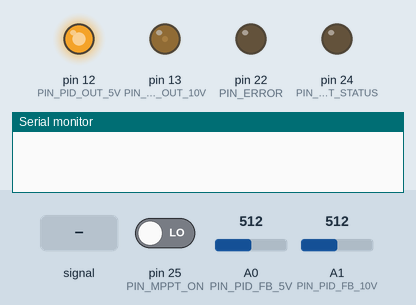
The program below on a simulated Arduino Mega 2560, built with avr-gcc and run on an emulated ATmega2560. Parts: output pins drawn as LEDs (lit = HIGH), the last lines printed to the serial monitor. Inputs (shaded band) come from the test bench; at power-on: pin 25 (PIN_MPPT_ON) LOW, A0 (PIN_PID_FB_5V) = 512, A1 (PIN_PID_FB_10V) = 512.

Above: at 1.2 s.
1.3 s: A1 (PIN_PID_FB_10V) fed a 200 Hz sine of ±81 counts around its level
4.3 s: pin 25 (PIN_MPPT_ON) driven HIGH
At 4.9 s:
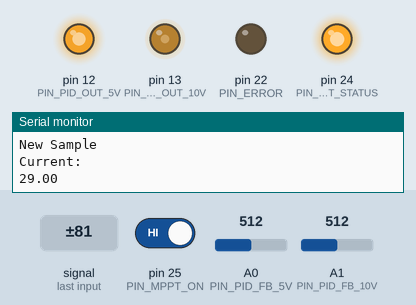
7.3 s: A0 (PIN_PID_FB_5V) set to 306
At 8.2 s:
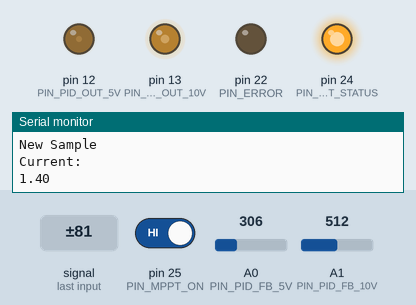
10.3 s: A0 (PIN_PID_FB_5V) fed a 1000 Hz sine of ±255 counts around its level
13.3 s: A0 (PIN_PID_FB_5V) fed a 200 Hz sine of ±81 counts around its level
16.3 s: pin 25 (PIN_MPPT_ON) driven LOW
At 16.74 s:
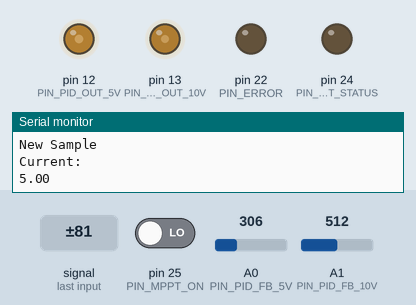
Timing chart, 0 to 18.0 s (numbered marks = the images above; inputs shaded):
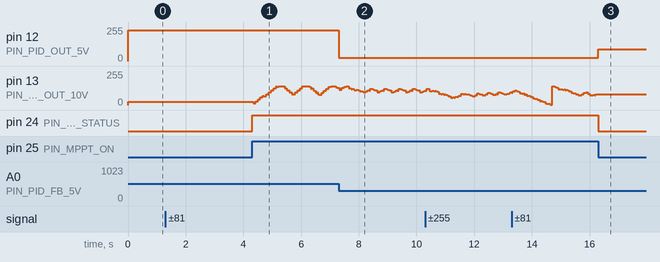

The program:

main.cpp
```cpp
#include <Arduino.h>

#include <stdint.h>
#include <stdbool.h>

#include "Algorithms.h"
#include "ADC.h"
#include "Error.h"
#include "PWM.h"

// Specify execution mode here
#include "Mode.h"

// Pin definitions

// Analog input ports should be Port F
// Have available PF0-PF3 (should be enough - 4 input channels)


// Constant system parameters
static bool mppt_on;

// Globals

// We know at compile time what this looks like so we can just
// hard code these structures as global variables without requiring dynamic memory allocation
// They must be global otherwise they will become unavailable in any function calls

// Instantiate PID controller structures
static struct pid_controller controller_5v;
static struct pid_controller controller_10v;

// MPPT structures
static struct mppt_controller controller_mppt;
static struct mppt_wrapper controller_mppt_wrapper = {
  .current_set = false,
  .current = 0,
  .controller = &controller_mppt
};

// The sequential handlers
void (*handlers[2])(uint8_t, void *) = {
  pid_update, // 5V
  pid_update, // 10V
  // dummy_update, // Pad
  //mppt_wrapper,
  //mppt_wrapper
};

void *handler_args[2] = {
  (void *)&controller_5v,
  (void *)&controller_10v,
  // (void *)&controller_mppt_wrapper,
};

// ADC ports
uint8_t handler_ports[2] = {
  MUX_FB_5V,
  MUX_FB_10V,
  // MUX_MPPT_VOLTAGE,
};

static struct handlers global_handler = {
  .n_handlers = 2,
  .handler_in_ports = handler_ports,
  .handlers = handlers,
  .handler_args = handler_args,
};

// Only other required global
void mode_enable_mppt() {
  // global_handler.n_handlers = 2;
  handlers[1] = mppt_wrapper;
  handler_args[1] = (void *)&controller_mppt_wrapper;
  controller_5v.pwm_max = 0.9;
  // handler_ports[1] = MUX_MPPT_CURRENT;

  // handlers[2] = mppt_wrapper;

  digitalWrite(PIN_MPPT_STATUS, HIGH);
}

void mode_disable_mppt() {
  // global_handler.n_handlers = 2;
  handlers[1] = pid_update;
  handler_args[1] = (void *)&controller_10v;
  controller_5v.pwm_max = LIM_PID_OUT_MAX;
  // handler_ports[1] = MUX_FB_10V;

  // handlers[2] = dummy_update;

  digitalWrite(PIN_MPPT_STATUS, LOW);
}

// Implement little switchy thing

#if defined PRODUCTION || defined DEBUG_PWM
void setup() {
  // Set up global structs here
  pinMode(PIN_MPPT_ON, INPUT);
  pinMode(PIN_MPPT_STATUS, OUTPUT);
  mppt_on = false;

  init_error(PIN_ERROR);

  Serial.begin(115200);

// These are backwards
  pid_setup(&controller_10v, PIN_PID_OUT_10V, 2.5);
  pid_setup(&controller_5v, PIN_PID_OUT_5V, 2.5);

  // 5V setup
  controller_5v.Kd = PID_5_KD;
  controller_5v.Kp = PID_5_KP;
  controller_5v.Ki = PID_5_KI;

  controller_5v.pwm_max = LIM_PID_OUT_MAX;
  controller_10v.pwm_max = LIM_PID_OUT_MAX;

  // 5V uses a gate driver
  controller_5v.invert_pwm = true;

  // 10V also uses a gate driver but only on one MOSFET
  controller_10v.invert_pwm = false;
  controller_10v.write_pin_inverted = PIN_PID_OUT_10V_INVERTED;

  // 10V setup
  controller_10v.Kd = PID_10_KD;
  controller_10v.Kp = PID_10_KP;
  controller_10v.Ki = PID_10_KI;

  mppt_setup(&controller_mppt, PIN_PID_OUT_10V);

  pwm_set_speed();
  adc_setup(&global_handler, PIN_ADC_INTTERUPT_FLAG);

  // Program starts here
  adc_begin();
}

void loop() {
  if (check_fault()) {
    // Kill all execution
    // Disable all PWM output
    // Turn off machine
    // Cry
    // Set everything to 1
    pwm_write(PIN_PID_OUT_10V, 0); // Unsure abt true or false
    pwm_write(PIN_PID_OUT_5V, 0);
    while (1) {
      Serial.println("Fault encountered! Terminated program");
      delay(10000);
    }
  }

  // Probe for changes on switch pin
  if (digitalRead(PIN_MPPT_ON)) {
    if (!mppt_on) {
      mppt_on = true;
      mode_enable_mppt();
    }
  } else {
    if (mppt_on) {
      mppt_on = false;
      mode_disable_mppt();
    }
  }
}

#endif

#ifdef DEBUG_ADC

void setup() {
  init_error(PIN_ERROR);
  adc_setup(&global_handler, PIN_ADC_INTTERUPT_FLAG);

  Serial.begin(115200);

  adc_begin();

}

void loop() {
  // Wow
  digitalWrite(PIN_ERROR, HIGH);
  delay(1000);

  digitalWrite(PIN_ERROR, LOW);
  delay(1000);
}

#endif

#ifdef DEBUG_ADC_SAMPLE_RATE

void setup() {
  init_error(PIN_ERROR);

  // Do not actually sample - use dummy handlers
  global_handler.handlers[0] = dummy_update;
  global_handler.handlers[1] = dummy_update;
  global_handler.handlers[2] = dummy_update;

  adc_setup(&global_handler, PIN_ADC_INTTERUPT_FLAG);

  adc_begin();

  //Serial.begin(115200);
}

void loop() {
  // Ensure something is happening here to simulate a load to deal with at the same time
  digitalWrite(PIN_ERROR, HIGH);
  delay(1000);

  // Serial.write(ADCSRA);

  digitalWrite(PIN_ERROR, LOW);
  delay(1000);
}

#endif
```

ADC.h
```cpp
// ADC.h
//
// Non-blocking implementations of ADC operations
//
// Created 12/4/24

#ifndef ADC_H
#define ADC_H

#include <stdint.h>

// Macro to convert ADC output to float in standard (5V reference) case
#define ADC_CONVERT(x) ((float)x * 5.0) / 255.0

#define ADC_PERIOD 39.0e-6

// Structure for directing ADC results
struct handlers {
    uint8_t n_handlers;
    uint8_t *handler_in_ports; // one in port per handler call
    void (**handlers)(uint8_t, void *);
    void **handler_args;
};

void adc_setup(struct handlers *h, uint8_t interrupt_triggered_flag);

void adc_begin();

void adc_stop();

#endif
```

Algorithms.h
```cpp
// Algorithms.h
//
// Declarations of algorithms to be implemented
//
// DP Elective
// Created 9/4/2024

#ifndef ALGORITHMS_H
#define ALGORITHMS_H

#include <stdint.h>
#include "Mode.h"


// Hugo fill in one day probably
struct pid_controller {
    uint8_t write_pin;
    uint8_t write_pin_inverted;

    float reference;

    float Kp;
    float Ki;
    float Kd;

    float last_error;
    float last_integral;
    float last_derivative;

    // Time constant of differentiator LPF
    float filter_tau;

    // Invert PWM output - true if we needed a gate driver
    bool invert_pwm;

    float pwm_max;
};

// Riley fill in
struct mppt_controller {
    uint8_t write_pin;

    // Current Measurements
    float curr;
    float prev_curr;

    // Voltage Measurements
    float volt;
    float prev_volt;

    // Step Size Scaler
    float step_scale;

    // Previous PWM Value
    uint8_t PWM_curr;
    uint8_t PWM_prev;

    // Invert PWM Output
    bool invert_pwm;
};

// Internals
struct mppt_wrapper {
    bool current_set;
    uint8_t current;

    struct mppt_controller *controller;
};

// Dodgy casts - pass to interrupt handlers
void pid_update(uint8_t sample, void *pid);
void pid_setup(struct pid_controller *pid, uint8_t pin_out, float reference);

// For Riley to fill in
void mppt_update(uint8_t sample_voltage, struct mppt_controller *mppt);
void mppt_setup(struct mppt_controller *mppt, uint8_t pin_out);

// To not break the handler calling system
void mppt_wrapper(uint8_t sample, void *mppt_wrapper);

// NOP to avoid speeding up controllers when not in MPPT mode

void dummy_update(uint8_t sample, void *null_ptr);

#endif
```

Error.h
```cpp
// Error.h
//
// Common code to signal that something bad has happened
//
// Created 14/4/24

#ifndef ERROR_H
#define ERROR_H

#include "ADC.h"
#include <stdbool.h>
#include <stdint.h>

// Display signal to user that fault has occured
// Also set fault flag
void signal_fault();

// Return value of fault flag
bool check_fault();

// Initialises the error handling system
void init_error(uint8_t pin);

#endif
```

Mode.h
```cpp
#ifndef MODE_H
#define MODE_H

#define PRODUCTION
// #define DEBUG_ADC
// #define DEBUG_ADC_SAMPLE_RATE
// #define DEBUG_PWM

// Controller gains!!
#define PID_5_KP 0.9
#define PID_5_KI 2.5
#define PID_5_KD 0.01

#define PID_10_KP 0.9
#define PID_10_KI 2.5
#define PID_10_KD 0.01

// Experimentally calibrated (or educatedly guessed) integrator anti-windup
// Currently just random numbers
#define LIM_PID_INTEGRATOR_MIN 0.0
#define LIM_PID_INTEGRATOR_MAX 1.0

// PID output saturation duty cycle
#define LIM_PID_OUT_MIN 0.1
#define LIM_PID_OUT_MAX 0.65

// Max voltage at any point in converter
// Note that this will be different for the different
// PIDs because they have different voltage dividers
// Nevermind - just going to use saturation of the ADC as sign of bad
#define LIM_OVERVOLTAGE 4.9

// And every constant we use too why not
#define PIN_ERROR 22 // PA0
#define PIN_PID_OUT_5V 12 // PB6
#define PIN_PID_OUT_10V 13 // PB7
#define PIN_PID_OUT_10V_INVERTED 11 // PB5

#define PIN_PID_FB_5V 54 // PF0 (A0)
#define PIN_PID_FB_10V 55 // PF1 (A1)
#define PIN_MPPT_CURRENT 56 // PF2
#define PIN_MPPT_VOLTAGE 57 // PF3

// Analog inputs need MUX flags not pins
// Which are not the same
// Pretty similar actually but yeah
#define MUX_FB_5V 0
#define MUX_FB_10V 1
#define MUX_MPPT_CURRENT 2
#define MUX_MPPT_VOLTAGE 3

#define PIN_MPPT_OUT 13 // PB7
#define PIN_ADC_INTTERUPT_FLAG 23 // PA1

#define PIN_MPPT_ON 25
#define PIN_MPPT_FLAG 26
#define PIN_MPPT_STATUS 24

#endif
```

PWM.h
```cpp
// PWM.h
//
// PWM output
//
// Will probably end up just being analogWrite but just in case
//
// Created 14/4/24

#ifndef PWM_H
#define PWM_H

#define DAC_CONVERT(x) (uint8_t)(x * 256.0)

#include <stdint.h>
#include <stdbool.h>

void pwm_set_speed();

void pwm_write(uint8_t pin, uint8_t pwm, bool inverting = false);

#endif
```

PID.cpp
```cpp
// PID.cpp
//
// PID implementation
//
// Created 10/4/24

#include <Arduino.h>
#include <stdint.h>

#include "Algorithms.h"
#include "ADC.h"
#include "PWM.h"
#include "Error.h"
#include "Mode.h"

static int counter;

#ifdef PRODUCTION
void pid_update(uint8_t sample, void *pid) {
    // Dodgy ignore lol
    struct pid_controller *p = (struct pid_controller *)pid;

    // Convert sample to float
    float meas = ADC_CONVERT(sample);

    // 1: protection
    // Use the byte sample so floating point errors can't mess with this
    /*if (sample == 255) {
        // Guarantee that this pin is disabled then signal fault so hopefully main can kill everything
        pwm_write(p->write_pin, 0);
        signal_fault();
        return;
    }*/

    // Error
    float error = p->reference - meas;

    // Product
    float product = p->Kp * error;

    // Integral
    float integral = p->last_integral + 0.5 * p->Ki * ADC_PERIOD * (error + p->last_error);

    // Clamp at limits
    if (integral > LIM_PID_INTEGRATOR_MAX) {
        integral = LIM_PID_INTEGRATOR_MAX;
    } else if (integral < LIM_PID_INTEGRATOR_MIN) {
        integral = LIM_PID_INTEGRATOR_MIN;
    }

    // Differentiator
    float derivative = 2 * p->Kd / (2 * p->filter_tau + ADC_PERIOD) * (error - p->last_error) \
            + (2 * p->filter_tau - ADC_PERIOD) / (2 * p->filter_tau + ADC_PERIOD) * p->last_derivative;
    // float derivative = 0;
    // Result and clamp
    float result = product + integral + derivative;

    if (result > p->pwm_max) {
        result = p->pwm_max;
    } else if (result < LIM_PID_OUT_MIN) {
        result = LIM_PID_OUT_MIN;
    }

    // Update entries
    p->last_derivative = derivative;
    p->last_error = error;
    p->last_integral = integral;
    counter++;
    if (counter == 8000) {
        Serial.println("Reference: ");
        Serial.println(p->reference);
        Serial.println("Measaurement: ");
        Serial.println(meas);
        Serial.println("Error:");
        Serial.println(error);
        Serial.println("Output:");
        Serial.println(result);
        Serial.println("PWM:");
        if (p->invert_pwm) {
            Serial.println(255 - DAC_CONVERT(result));
        } else {
            Serial.println(DAC_CONVERT(result));
        }
        Serial.println("Product: ");
        Serial.println(product);
        Serial.println("Integral: ");
        Serial.println(integral);
        Serial.println("Derivative: ");
        Serial.println(derivative);
        counter = 1;
    }

    // If inverted -
    // if (p->write_pin_inverted != 0 && p->invert_pwm) {
    //     pwm_write(p->write_pin_inverted, DAC_CONVERT(result), true);
    // }

    // Serial.print(result);

    pwm_write(p->write_pin, DAC_CONVERT(result), p->invert_pwm);
}

#endif // PRODUCTION

void pid_setup(struct pid_controller *pid, uint8_t pin_out, float reference) {
    pid->filter_tau = 0.2;
    pid->Kd = 0;
    pid->Kp = 0;
    pid->Ki = 0;
    pid->last_derivative = 0;
    pid->last_error = 0;
    pid->last_integral = 0;
    pid->reference = reference;
    pid->write_pin = pin_out;
    pid->write_pin_inverted = 0;
    pid->invert_pwm = false;

    counter = 0;
}


#ifdef DEBUG_PWM

void pid_update(uint8_t sample, void *pid) {
    struct pid_controller *p = (struct pid_controller *)pid;

    pwm_write(p->write_pin, sample);
}

#endif

// Put this here because why not
void dummy_update(uint8_t sample, void *null_ptr) {

}
```

adc.cpp
```cpp
// adc.cpp
//
// ADC Beautiful beautiful stuff
//
// CREATED ON THE 12th OF APRIL 2024 BY HOOOOGO

#include <Arduino.h>
#include <stdint.h>
#include <stdbool.h>

#include <ADC.h>
#include "Mode.h"

static struct handlers *handlers;
static uint8_t handler_counter;
static uint8_t interrupt_flag_pin;
static bool interrupt_flag_on;

#define MUX_MASK 0x3

ISR(ADC_vect) {
    // Store status register (to avoid breaking concurrent arithmetric if there was any)
    uint8_t curr_sreg = SREG;
    // delay(200000);
    digitalWrite(interrupt_flag_pin, !interrupt_flag_on);
    interrupt_flag_on = !interrupt_flag_on;

#if defined PRODUCTION || defined DEBUG_PWM
    // Start next acquisition - now have limited time to do remaining operations before next trigger

    // At this point - can reenable interrupts and check for interrupt collisions
    // Or could just assume this won't happen. With fast enough code it definitely won't happen
    // and I think the window is very large so all good.

    // Extract data
    uint8_t adc_result = ADCH;

    // Configure ADC mux to point to next port
    uint8_t next_handler_index = (handler_counter == handlers->n_handlers - 1) ? 0 : handler_counter + 1;
    uint8_t new_mux = handlers->handler_in_ports[next_handler_index];
    ADMUX = (ADMUX & ~MUX_MASK) | new_mux;


    // Now divert to handler
    handlers->handlers[handler_counter](adc_result, handlers->handler_args[handler_counter]);

    // Increment handler "program counter"
    handler_counter = next_handler_index;

    ADCSRA |= 1 << ADSC;
#endif // PRODUCTION
#ifdef DEBUG_ADC
    uint8_t next_handler_index = (handler_counter == handlers->n_handlers - 1) ? 0 : handler_counter + 1;
    uint8_t new_mux = handlers->handler_in_ports[next_handler_index];
    ADMUX = (ADMUX & ~MUX_MASK) | new_mux;
    handler_counter = next_handler_index;

    Serial.write(new_mux);
    Serial.write(ADCH);
    Serial.write(0xFF);

    // Artificial extra delay to slow down shit cuz its freaking out
    // Then trigger new conversion
    delay(20000);
    ADCSRA |= 1 << ADSC;
#endif

    // Restore sreg
    SREG = curr_sreg;
}

void adc_setup(struct handlers *h, uint8_t interrupt_triggered_flag) {
    // Handler direction management
    handlers = h;
    handler_counter = 0;

    interrupt_flag_pin = interrupt_triggered_flag;
    interrupt_flag_on = false;

    // ADC register configuration
    ADMUX |= 1 << REFS0; // REFS1:0 = 01
    ADMUX |= 1 << ADLAR; // Left adjust
    // ADMUX |= h->handler_in_ports[0] << MUX4; // Set port to first port
    ADMUX |= 1 << MUX0;

    // Set appropriate prescaling
    ADCSRA = 0;
    ADCSRA |= (1 << ADPS1) | (1 << ADPS0); // Gives an overall sample rate of about 34kHz

#if defined DEBUG_ADC || defined DEBUG_PWM
    // Much slower so we can look at it
    ADCSRA |= 1 << ADPS2;
#endif

    ADCSRA |= 1 << ADEN; // Enable ADC (not same as starting conversion)
    ADCSRA |= 1 << ADIE; // Enable ADC complete interrupts

}

void adc_begin() {
    ADCSRA |= 1 << ADSC;
}

void adc_stop() {
    ADCSRA &= 0 << ADIE; // Disable ADC complete interrupts (effectively disables ADC progress)
}
```

error.cpp
```cpp
// error.cpp
//
// Simple error handling + reporting
//
// 14/4/24

#include "Error.h"

#include <Arduino.h>
#include <stdbool.h>
#include <stdint.h>

static bool fault;
static uint8_t fault_pin;

void init_error(uint8_t pin) {
    fault = false;
    fault_pin = pin;
    pinMode(fault_pin, OUTPUT);
    digitalWrite(fault_pin, LOW);
}

bool check_fault() {
    return fault;
}

void signal_fault() {
    // Should include other data
    digitalWrite(fault_pin, HIGH);
    fault = true;
}
```

pwm.cpp
```cpp
#include "PWM.h"

#include <Arduino.h>
#include <stdbool.h>

void pwm_set_speed() {
    // Just do this for like every timer why not
    // Idk which ones I need honestly might just trial and error this shit
    TCCR0B &= !0x7;
    TCCR0B |= 1 << CS01;

    TCCR1B &= !0x07;
    TCCR1B |= 1 << CS01; // This one is buck

    TCCR2B &= !0x07;
    TCCR2B |= 1 << CS01;

    TCCR3B &= !0x07;
    TCCR3B |= 1 << CS01;

    TCCR4B &= !0x07;
    TCCR4B |= 1 << CS01;

    TCCR5B &= !0x07;
    TCCR5B |= 1 << CS01;
}

void pwm_write(uint8_t pin, uint8_t pwm, bool inverting) {
    // Glance inside analogWrite clarifies that it is fine to use - definitely uses
    // hardware timers and configures them properly for multiple simultaneous analog writes
    uint8_t pwm_use;
    if (inverting) {
        pwm_use = 255 - pwm;
    } else {
        pwm_use = pwm;
    }
    analogWrite(pin, pwm_use);
}
```

Source omitted: mppt.cpp (2835 bytes)

Measured:
- after the input at 7.3 s, pin 12 (PIN_PID_OUT_5V): 230/255 → 25/255 at once
- after the input at 16.3 s, pin 12 (PIN_PID_OUT_5V): 25/255 → 89/255 at once; pin 13 (PIN_PID_OUT_10V): stops changing and stays 80/255; pin 24 (PIN_MPPT_STATUS): HIGH → LOW at once
